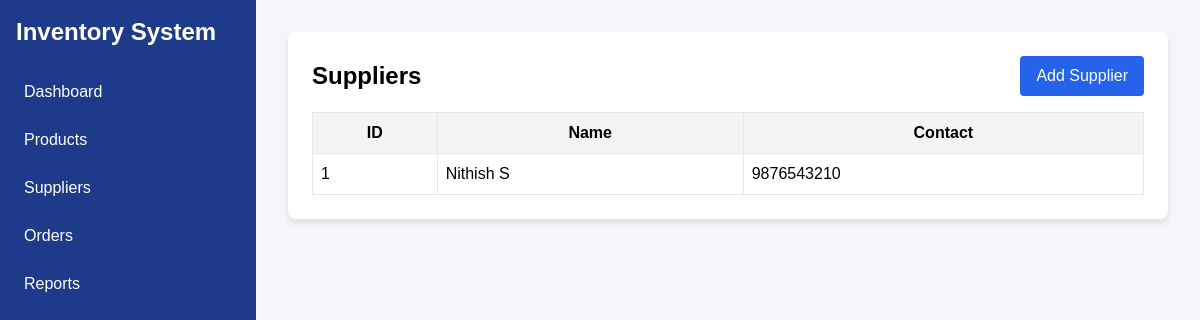
The app's page /suppliers with its own data.
### tables this page shows
CREATE TABLE suppliers (
            id INTEGER PRIMARY KEY AUTOINCREMENT,
            name TEXT NOT NULL,
            contact TEXT
        );

### app.py (the view)
@app.route('/suppliers')
def suppliers():
    with sqlite3.connect('inventory.db') as conn:
        conn.row_factory = sqlite3.Row
        c = conn.cursor()
        c.execute('SELECT * FROM suppliers')
        suppliers = c.fetchall()
    return render_template('suppliers.html', suppliers=suppliers)

### templates/suppliers.html
{% extends "base.html" %}
{% block content %}
<div class="card">
    <div class="flex justify-between items-center mb-4">
        <h1 class="text-2xl font-bold">Suppliers</h1>
        <a href="{{ url_for('add_supplier') }}" class="bg-blue-600 text-white px-4 py-2 rounded hover:bg-blue-700">Add Supplier</a>
    </div>
    <table class="w-full border-collapse">
        <thead>
            <tr class="bg-gray-100">
                <th class="border p-2">ID</th>
                <th class="border p-2">Name</th>
                <th class="border p-2">Contact</th>
            </tr>
        </thead>
        <tbody>
            {% for supplier in suppliers %}
            <tr>
                <td class="border p-2">{{ supplier.id }}</td>
                <td class="border p-2">{{ supplier.name }}</td>
                <td class="border p-2">{{ supplier.contact }}</td>
            </tr>
            {% endfor %}
        </tbody>
    </table>
</div>
{% endblock %}

### templates/base.html (style rules this page uses)
body { font-family: 'Arial', sans-serif; background-color: #f4f6f9; }
.card { background-color: white; border-radius: 0.5rem; box-shadow: 0 4px 6px rgba(0, 0, 0, 0.1); padding: 1.5rem; margin-bottom: 1rem; }

### records on screen
suppliers: id "1", name "Nithish S", contact "9876543210"
